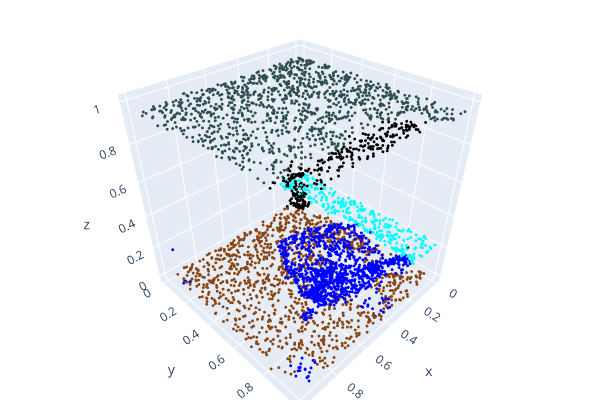

This figure's notebook cell:
### Markdown cell above
Get an example and display it

### Code cell
points, targets = s3dis_train[1000]

pcd = o3.geometry.PointCloud()
pcd.points = o3.utility.Vector3dVector(points)
pcd.colors = o3.utility.Vector3dVector(np.vstack(v_map_colors(targets)).T/255)

# draw(pcd)
o3.visualization.draw_plotly([pcd])

### Figure 1 — Plotly figure (JSON) as saved in the notebook; plotly's stock layout.template omitted (floating-point values rounded to 4 significant figures; data arrays with more than 128 entries replaced by an {"elided": "..."} marker saying what was removed)
{"data": [{"marker": {"color": {"elided": "4096x3 float values"}, "size": 1}, "mode": "markers", "type": "scatter3d", "x": {"elided": "4096 float values"}, "y": {"elided": "4096 float values"}, "z": {"elided": "4096 float values"}}], "layout": {"height": 400, "margin": {"b": 0, "l": 0, "r": 0, "t": 0}, "scene": {"camera": {"center": {"x": 0, "y": 0, "z": 0}, "up": {"x": 0, "y": 0, "z": 1}}}, "showlegend": false, "width": 600}}
